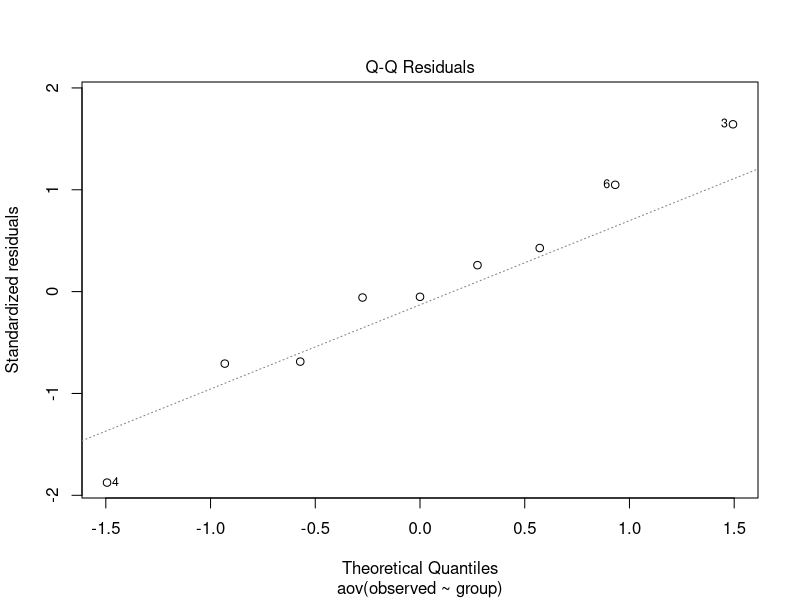

Generate this figure with R:


# Parametric Test

# 1-sample t

# H0:m=μ
observed    = c(0.52, 0.20, 0.59, 0.62, 0.60)
theoretical = 0
t.test(x= observed, mu = theoretical, alternative = "two.sided", conf.int=0.95)

# 2-sample t
# H0:mA=mB
observed <- c(38.9, 61.2, 73.3, 21.8, 63.4, 64.6, 48.4, 48.8, 48.5)
theoretical <- c(67.8, 60, 63.4, 76, 89.4, 73.3, 67.3, 61.3, 62.4) 
t.test(x=observed, y=theoretical, alternative = "two.sided", var.equal = FALSE)
# k-sample ANOVA

# one-way ANOVA test
observed <- c(38.9, 61.2, 73.3, 21.8, 63.4, 64.6, 48.4, 48.8, 48.5)
group <- c("r1", "r2", "r1", "r1", "r2", "r1", "r1", "r2", "r1") 
group <- ordered(group,levels = c("r1", "r2"))

res.aov <- aov(observed ~ group)
summary(res.aov)
# Tukey Honest Significant Differences
TukeyHSD(res.aov)

library(multcomp)
summary(glht(res.aov, linfct = mcp(group = "Tukey")))

pairwise.t.test(observed, group,
                p.adjust.method = "BH")

plot(res.aov, 2)

aov_residuals <- residuals(object = res.aov )

shapiro.test(x = aov_residuals )

# Pearson r


# Nonparametric Counterpart

# Wilcoxon signed-rank

# Wilcoxon 2-sample rank-sum

# Kruskal-Wallis

# Spearman ρ
